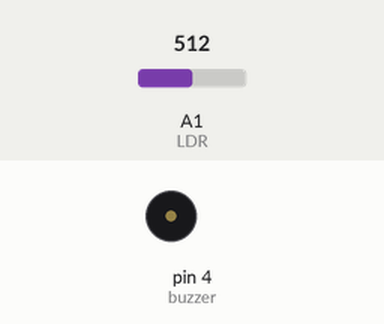
Simulated run of this sketch. Board: Arduino Uno, built with avr-gcc and run on an emulated ATmega328P. On the bench: buzzer (waves = sounding, pin HIGH). The inputs (shaded band) are chosen by the test bench; at power-on: A1 (LDR) = 512.

Above: at 1.2 s.
1.3 s: A1 (LDR) set to 588
2.8 s: A1 (LDR) set to 617
At 3.1 s:
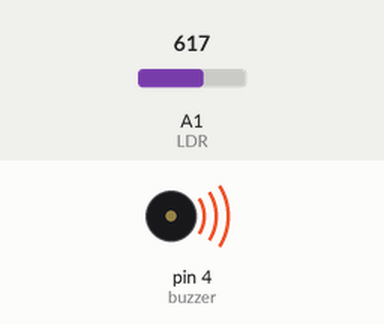
4.3 s: A1 (LDR) set to 590
At 6.6 s:
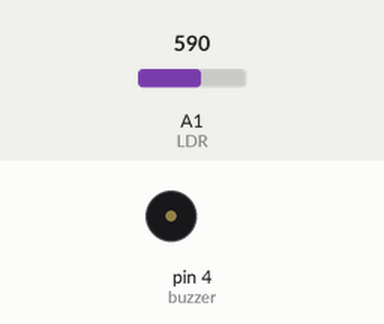
7.3 s: A1 (LDR) set to 610
At 7.7 s:
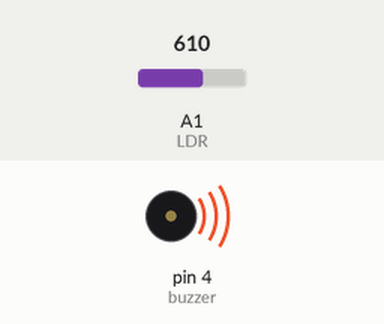
Timing chart, 0 to 9.8 s (numbered marks = the images above; inputs shaded):
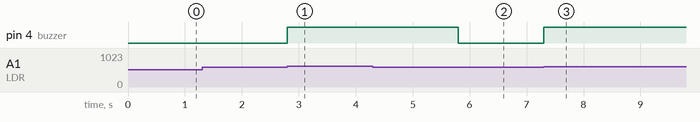

The sketch:

tutorial-6.ino
```cpp
#define buzzer 4
#define LDR A1

void setup()
{
  pinMode(buzzer,OUTPUT);
  pinMode(LDR,INPUT);
}

void loop()
{
  int LDRStatus = analogRead(LDR);
  if (LDRStatus >= 600)    //Detect Intruder at dimmer light
  {
    digitalWrite(buzzer,HIGH);
    delay(3000);
  }

  else
  {
    digitalWrite(buzzer,LOW);
  }
}
```

Measured:
- the behaviour switches between 599 and 600 on A1 (LDR) (found by bisection; images 0 and 1)
- after the input at 1.3 s, every drawn part: stays the same
- after the input at 2.8 s, pin 4 (buzzer): LOW → HIGH at once
- after the input at 4.3 s, pin 4 (buzzer): HIGH → LOW after 1.5 s
- after the input at 7.3 s, pin 4 (buzzer): LOW → HIGH at once
